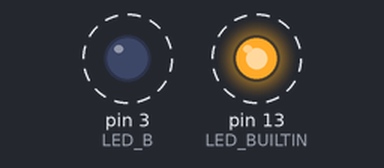
This sketch was run on a simulated Arduino Uno, built with avr-gcc and run on an emulated ATmega328P. Shown: output pins drawn as LEDs (lit = HIGH). Dashed ring = blinking.

Above: at 0.07 s.
Timing chart, 0 to 3.0 s (numbered marks = the images above):
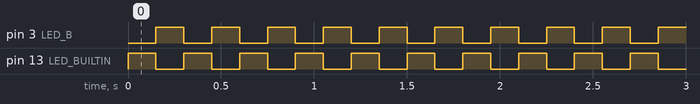

The sketch:

Police.ino
```cpp
#define LED_B 3

const int blinkDelay = 150;

void setup() {
  pinMode(LED_BUILTIN, OUTPUT);
  pinMode(LED_B, OUTPUT);
}

void loop() {
  digitalWrite(LED_BUILTIN, HIGH);
  digitalWrite(LED_B, LOW);
  delay(blinkDelay);
  digitalWrite(LED_BUILTIN, LOW);
  digitalWrite(LED_B, HIGH);
  delay(blinkDelay);
}
```

Measured:
- by itself, pin 3 (LED_B), pin 13 (LED_BUILTIN): alternates HIGH for 0.15 s and LOW for 0.15 s
